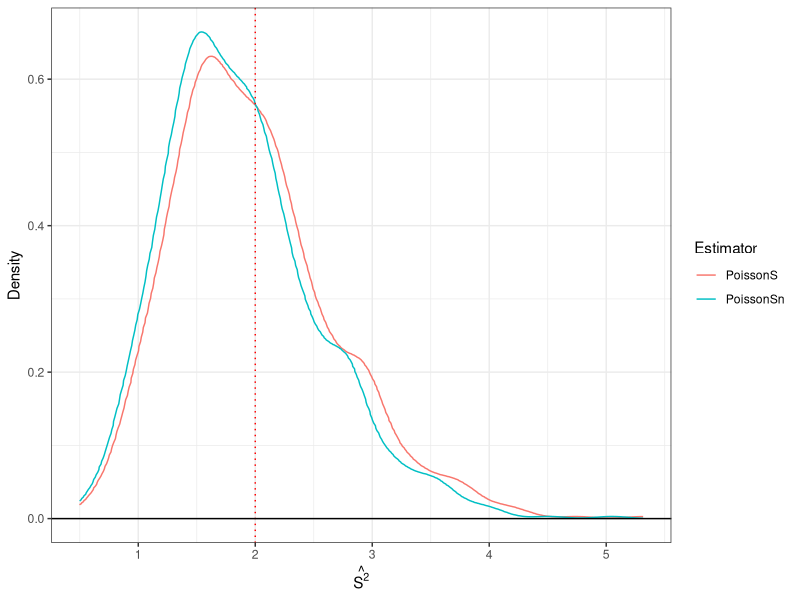
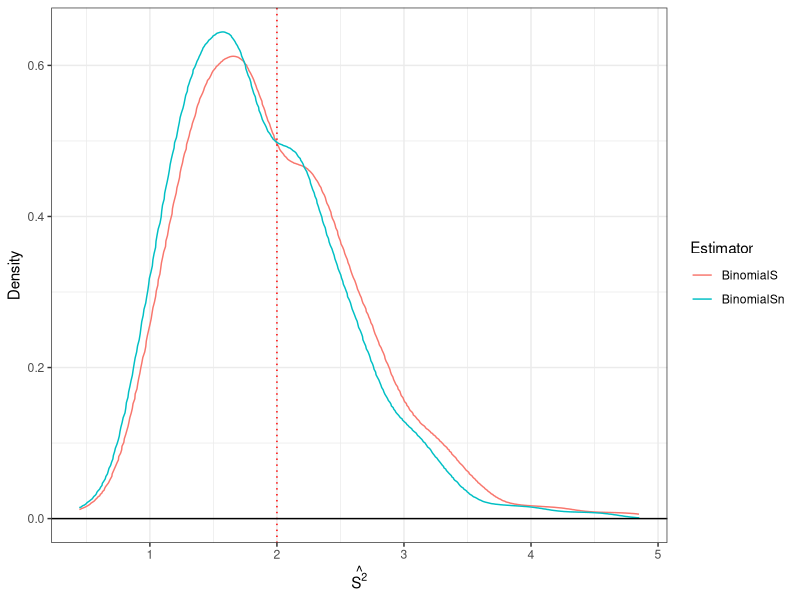
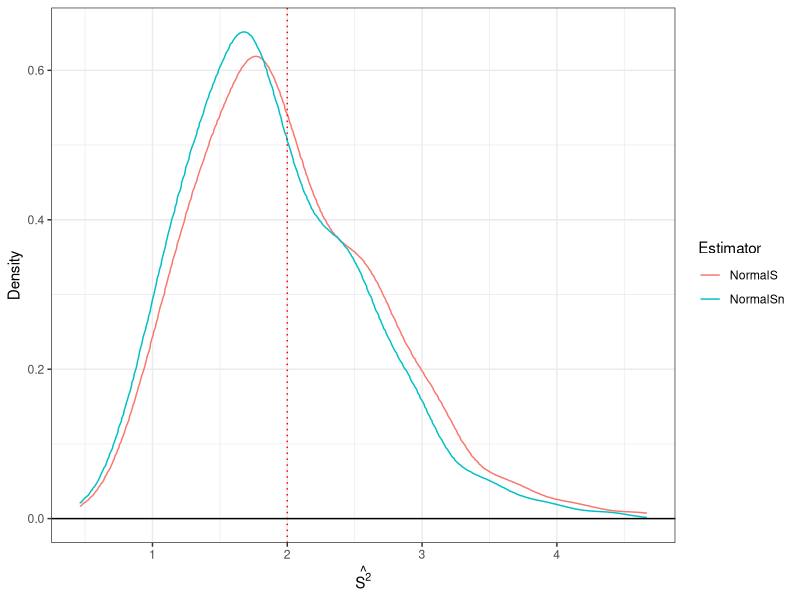
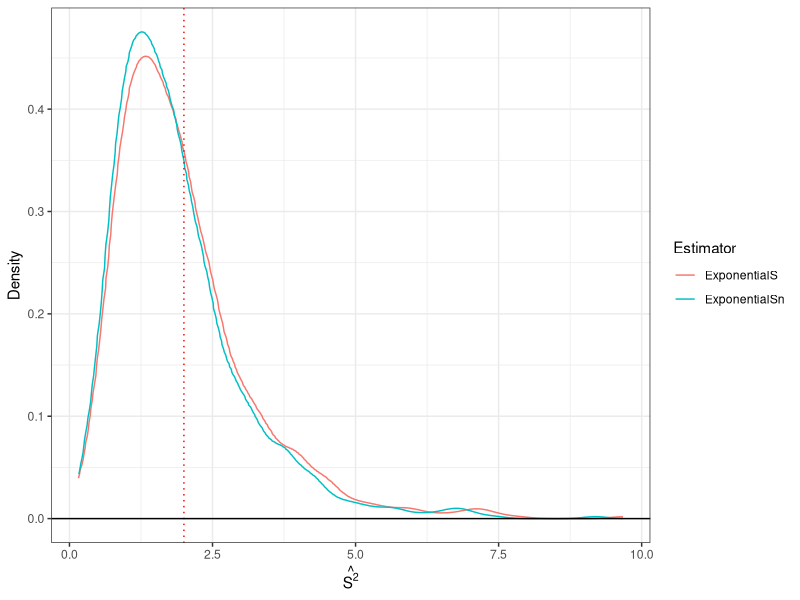

Here is the R script that generated these plots, in order:
## ---- chunk 1
#| echo: false

default_chunk_hook  <- knitr::knit_hooks$get("chunk")

latex_font_size <- c("Huge", "huge", "LARGE", "Large", 
                     "large", "normalsize", "small", 
                     "footnotesize", "scriptsize", "tiny")

knitr::knit_hooks$set(chunk = function(x, options) {
  x <- default_chunk_hook(x, options)
  if(options$size %in% latex_font_size) {
    paste0("\n \\", options$size, "\n\n", 
      x, 
      "\n\n \\normalsize"
    )
  } else {
    x
  }
})
## ---- chunk 2
#| label: load-packages
#| include: false
library(tidyverse)
library(patchwork)
## ---- chunk 3
set.seed(7272)

# Poisson
P.S.estimate = rep(NA, 1000)
P.Sn.estimate = rep(NA, 1000)

for(i in 1:1000){
  X <- rpois(20, lambda = 2)
  S <- var(X)
  Sn <- 19/20 * var(X)
  P.S.estimate[i] <- S
  P.Sn.estimate[i] <- Sn
}

# Binomial
B.S.estimate = rep(NA, 1000)
B.Sn.estimate = rep(NA, 1000)
P = (5 - (21^0.5))/10
for(i in 1:1000){
  X <- rbinom(20, 50, P)
  S <- var(X)
  Sn <- 19/20 * var(X)
  B.S.estimate[i] <- S
  B.Sn.estimate[i] <- Sn
}

# Normal
N.S.estimate = rep(NA, 1000)
N.Sn.estimate = rep(NA, 1000)

for(i in 1:1000){
  X <- rnorm(20, 0, (2^0.5))
  S <- var(X)
  Sn <- 19/20 * var(X)
  N.S.estimate[i] <- S
  N.Sn.estimate[i] <- Sn
}

# Exponential
E.S.estimate = rep(NA, 1000)
E.Sn.estimate = rep(NA, 1000)

for(i in 1:1000){
  X <- rexp(20, 1/(2^0.5))
  S <- var(X)
  Sn <- 19/20 * var(X)
  E.S.estimate[i] <- S
  E.Sn.estimate[i] <- Sn
}

results <- tibble(PoissonS = P.S.estimate,
                 PoissonSn = P.Sn.estimate,
                 BinomialS = B.S.estimate,
                 BinomialSn = B.Sn.estimate,
                 NormalS = N.S.estimate,
                 NormalSn = N.Sn.estimate,
                 ExponentialS = E.S.estimate,
                 ExponentialSn = E.Sn.estimate)

results.long <- results |>
  pivot_longer(cols = everything(),names_to = "Estimator", values_to = "Estimate")

summary <- results.long |>
  group_by(Estimator) |>
  summarize(mean = mean(Estimate),
            variance = var(Estimate)) |>
  mutate(bias = mean-2,
        precision = 1/variance,
        mse = variance + bias^2)

Poisson <- results.long |>
  filter(Estimator == "PoissonS" | Estimator == "PoissonSn")

Poisson.plot <- ggplot(Poisson) +
  stat_density(aes(x=Estimate, color=Estimator), geom="line", position = "jitter") +
  geom_vline(xintercept=2, color="red", linetype="dotted")+
  geom_hline(yintercept=0)+
  theme_bw()+
  labs(x=bquote(hat(S^2)), y="Density")

Binomial <- results.long |>
  filter(Estimator == "BinomialS" | Estimator == "BinomialSn")

Binomial.plot <- ggplot(Binomial) +
  stat_density(aes(x=Estimate, color=Estimator), geom="line", position = "jitter") +
  geom_vline(xintercept=2, color="red", linetype="dotted")+
  geom_hline(yintercept=0)+
  theme_bw()+
  labs(x=bquote(hat(S^2)), y="Density")

Normal <- results.long |>
  filter(Estimator == "NormalS" | Estimator == "NormalSn")

Normal.plot <- ggplot(Normal) +
  stat_density(aes(x=Estimate, color=Estimator), geom="line", position = "jitter") +
  geom_vline(xintercept=2, color="red", linetype="dotted")+
  geom_hline(yintercept=0)+
  theme_bw()+
  labs(x=bquote(hat(S^2)), y="Density")

Exponential <- results.long |>
  filter(Estimator == "ExponentialS" | Estimator == "ExponentialSn")

Exponential.plot <- ggplot(Exponential) +
  stat_density(aes(x=Estimate, color=Estimator), geom="line", position = "jitter") +
  geom_vline(xintercept=2, color="red", linetype="dotted")+
  geom_hline(yintercept=0)+
  theme_bw()+
  labs(x=bquote(hat(S^2)), y="Density")

Poisson.plot 
Binomial.plot
Normal.plot 
Exponential.plot
## ---- chunk 4
#| label: summary1
#| tbl-cap: "Summary of the result of the simulation"
#| tbl-align: "center"
#| echo: false
summary |>
  knitr::kable(digits = 2)
